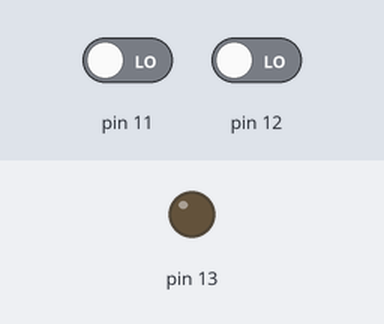
Recording of a sketch running on a simulated Arduino Uno, built with avr-gcc and run on an emulated ATmega328P. On the bench: output pins drawn as LEDs (lit = HIGH). The inputs (shaded band) are chosen by the test bench; at power-on: pin 11 LOW, pin 12 LOW.

Above: at 1.2 s.
1.3 s: pin 11 driven HIGH
At 2.5 s:
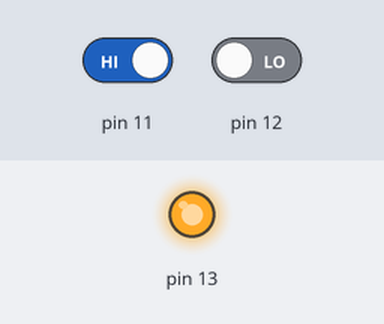
2.8 s: pin 11 driven LOW
At 3.6 s:
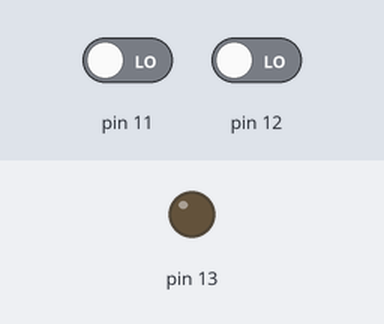
4.3 s: pin 12 driven HIGH
At 4.7 s:
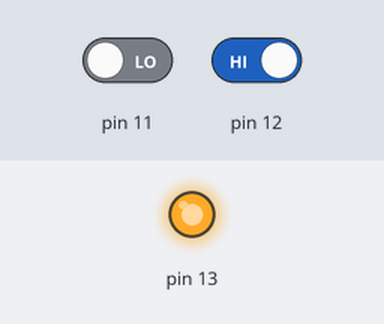
Timing chart, 0 to 7.3 s (numbered marks = the images above; inputs shaded):
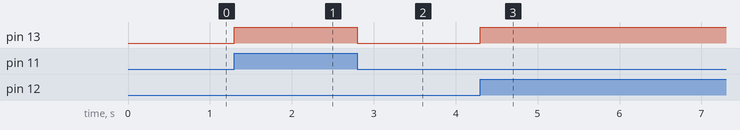

Measured:
- after the input at 1.3 s, pin 13: LOW → HIGH at once
- after the input at 2.8 s, pin 13: HIGH → LOW at once
- after the input at 4.3 s, pin 13: LOW → HIGH at once

The sketch:

sketch_jan26e.ino
```cpp
//OR Gate

int buttonStatus1, buttonStatus2;
void setup() {
  pinMode(13, OUTPUT);
  pinMode(12, INPUT);
  pinMode(11, INPUT);

}

void loop() {
  buttonStatus1 = digitalRead(12);
  buttonStatus2 = digitalRead(11);
  if(buttonStatus1==HIGH || buttonStatus2==HIGH)
  {
    digitalWrite(13,HIGH);
  }
  else
  {
    digitalWrite(13,LOW);
  }
}
```
